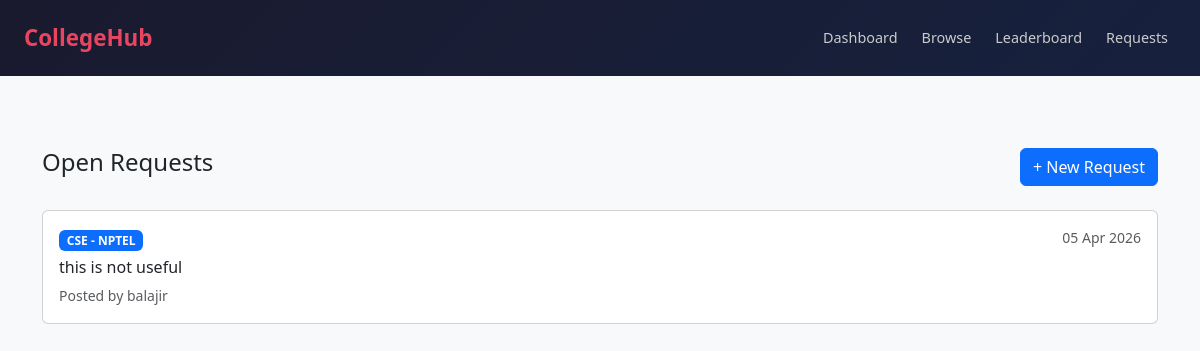
Screenshot of /requests/ (signed in) with the database file from the repository.
### resources/models.py (models this page shows)
class ResourceRequest(models.Model):
    user = models.ForeignKey(settings.AUTH_USER_MODEL, on_delete=models.CASCADE)
    subject = models.ForeignKey('subjects.Subject', on_delete=models.CASCADE)
    description = models.TextField()
    is_fulfilled = models.BooleanField(default=False)
    created_at = models.DateTimeField(auto_now_add=True)

### subjects/models.py (models this page shows)
class Subject(models.Model):
    DEPT = [('CSE','CSE'),('ECE','ECE'),
            ('MECH','MECH'),('CIVIL','CIVIL')]
    name = models.CharField(max_length=100)
    department = models.CharField(max_length=10, choices=DEPT)
    semester = models.IntegerField()
    def __str__(self): return f"{self.department} - {self.name}"

### accounts/models.py (models this page shows)
class Student(AbstractUser):
    department = models.CharField(max_length=50)
    year = models.IntegerField(default=1)
    points = models.IntegerField(default=0)
    is_approved = models.BooleanField(default=False)

### resources/views.py (the view)
# urls.py: path('requests/', views.RequestListView.as_view(), name='requests'),
class RequestListView(LoginRequiredMixin, ListView):
    model = ResourceRequest
    template_name = 'resources/request_list.html'
    context_object_name = 'requests'
    queryset = ResourceRequest.objects.filter(is_fulfilled=False).order_by('-created_at')

### templates/resources/request_list.html (shortened to what this page needs)
<!DOCTYPE html>
<html>
<head>
    <link href="https://cdn.jsdelivr.net/npm/bootstrap@5.3.0/dist/css/bootstrap.min.css" rel="stylesheet">
</head>
<body>
{% include 'base.html' %}
<div class="container mt-4">
    <div class="d-flex justify-content-between align-items-center mb-4">
        <h4>Open Requests</h4>
        <a href="/requests/new/" class="btn btn-primary">+ New Request</a>
    </div>
    {% for req in requests %}
    <div class="card mb-3 p-3">
        <div class="d-flex justify-content-between align-items-start">
            <div>
                <span class="badge bg-primary mb-1">{{ req.subject }}</span>
                <p class="mb-1">{{ req.description }}</p>
                <small class="text-muted">Posted by {{ req.user.get_full_name|default:req.user.username }}</small>
            </div>
            <small class="text-muted">{{ req.created_at|date:"d M Y" }}</small>
        </div>
    </div>
    {% empty %}
    <div class="text-center text-muted py-5">
        <p>No open requests right now.</p>
        <a href="/requests/new/" class="btn btn-outline-primary">Be the first to request something</a>
    </div>
    {% endfor %}
</div>
</body>
</html>

### templates/base.html (style rules this page uses)
body { background-color: #f8f9fa; font-family: 'Segoe UI', sans-serif; }

### rows the page displays
ResourceRequest: subject "CSE - NPTEL", description "this is not useful", user.get_full_name "balajir", created_at "05 Apr 2026"
